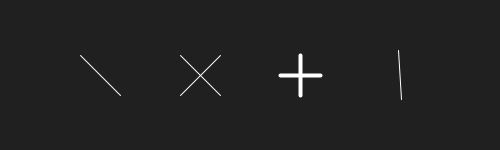
Frame 1 (no input)
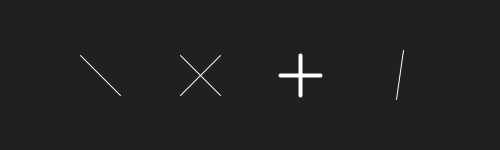
Frame 60 (the mouse pressed at the canvas centre just before this capture)
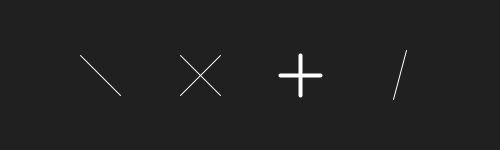
Frame 120 (the mouse held since frame 60 and released just before this capture)

The Processing sketch that drew these frames (run headless with seeded random() and noise(); from frame 60 on, the mouse is pressed at the canvas centre):

// Processing sketch: build
// ── build.pde
/* 

Formas básicas en Processing / line()

-Dibuja cuatro líneas o grupos de líneas

-line (x1, y1, x2, y2)

-Coordenadas de los extremos definidas a partir de un punto central

José Vicente Araújo
http://dunadigital.com 
svcnt@dunadigital.com
junio 2015
Processing 2.2.1

*/

void setup() {
	size(500, 150); //tamaño de la ventana. (ancho, alto)
	

}

void draw() {
	background(#202020);
	//Ejemplo 1
	stroke(255);
	line(width*0.2-20, height*0.5-20, width*0.2+20, height*0.5+20);
	//Ejemplo 2
	line(width*0.4-20, height*0.5-20, width*0.4+20, height*0.5+20);
	line(width*0.4+20, height*0.5-20, width*0.4-20, height*0.5+20);
	//Ejemplo 3
	strokeWeight(4);
	line(width*0.6-20, height*0.5, width*0.6+20, height*0.5);
	line(width*0.6, height*0.5-20, width*0.6, height*0.5+20);
	//Ejemplo 4
	strokeWeight(1);
	line(
		width*0.8+25*sin(frameCount*0.05), 
		height*0.5+25*cos(frameCount*0.05), 
		width*0.8-25*sin(frameCount*0.05), 
		height*0.5-25*cos(frameCount*0.05)
		);
}
